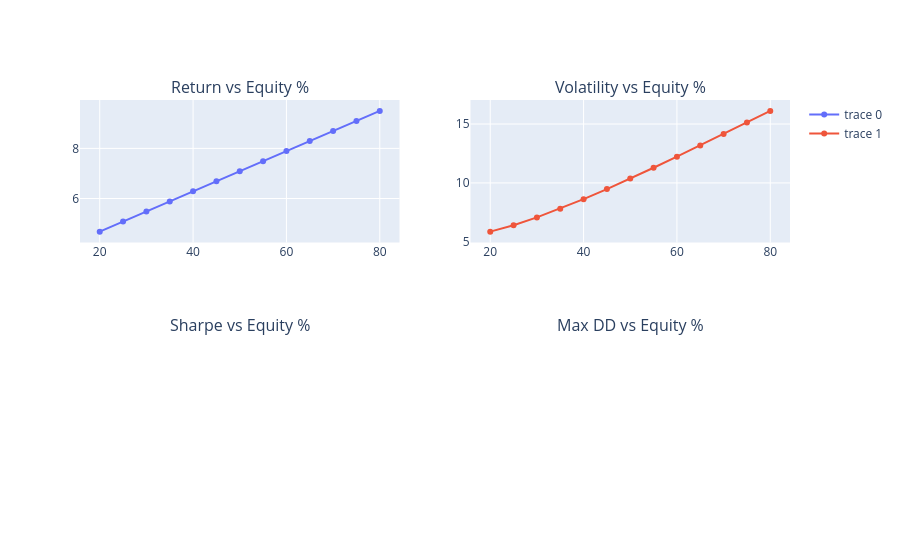

Source (notebook cell):
### Code cell
# Visualize sensitivity
fig = make_subplots(
    rows=2,
    cols=2,
    subplot_titles=[
        "Return vs Equity %",
        "Volatility vs Equity %",
        "Sharpe vs Equity %",
        "Max DD vs Equity %",
    ],
)

fig.add_trace(
    go.Scatter(
        x=sensitivity_df["weight"] * 100,
        y=sensitivity_df["annual_return"] * 100,
        mode="lines+markers",
    ),
    row=1,
    col=1,
)

fig.add_trace(
    go.Scatter(
        x=sensitivity_df["weight"] * 100, y=sensitivity_df["volatility"] * 100, mode="lines+markers"
    ),
    row=1,
    col=2,
)

### Figure 1 — Plotly figure (JSON) as saved in the notebook; plotly's stock layout.template omitted (floating-point values rounded to 4 significant figures)
{"data": [{"mode": "lines+markers", "type": "scatter", "x": [20.0, 25.0, 30.0, 35.0, 40.0, 45.0, 50.0, 55.0, 60.0, 65.0, 70.0, 75.0, 80.0], "xaxis": "x", "y": [4.678, 5.079, 5.481, 5.883, 6.284, 6.686, 7.088, 7.49, 7.891, 8.293, 8.695, 9.096, 9.498], "yaxis": "y"}, {"mode": "lines+markers", "type": "scatter", "x": [20.0, 25.0, 30.0, 35.0, 40.0, 45.0, 50.0, 55.0, 60.0, 65.0, 70.0, 75.0, 80.0], "xaxis": "x2", "y": [5.869, 6.415, 7.074, 7.818, 8.625, 9.48, 10.37, 11.29, 12.23, 13.18, 14.15, 15.13, 16.11], "yaxis": "y2"}], "layout": {"annotations": [{"font": {"size": 16}, "showarrow": false, "text": "Return vs Equity %", "x": 0.225, "xanchor": "center", "xref": "paper", "y": 1.0, "yanchor": "bottom", "yref": "paper"}, {"font": {"size": 16}, "showarrow": false, "text": "Volatility vs Equity %", "x": 0.775, "xanchor": "center", "xref": "paper", "y": 1.0, "yanchor": "bottom", "yref": "paper"}, {"font": {"size": 16}, "showarrow": false, "text": "Sharpe vs Equity %", "x": 0.225, "xanchor": "center", "xref": "paper", "y": 0.375, "yanchor": "bottom", "yref": "paper"}, {"font": {"size": 16}, "showarrow": false, "text": "Max DD vs Equity %", "x": 0.775, "xanchor": "center", "xref": "paper", "y": 0.375, "yanchor": "bottom", "yref": "paper"}], "xaxis": {"anchor": "y", "domain": [0.0, 0.45]}, "xaxis2": {"anchor": "y2", "domain": [0.55, 1.0]}, "xaxis3": {"anchor": "y3", "domain": [0.0, 0.45]}, "xaxis4": {"anchor": "y4", "domain": [0.55, 1.0]}, "yaxis": {"anchor": "x", "domain": [0.625, 1.0]}, "yaxis2": {"anchor": "x2", "domain": [0.625, 1.0]}, "yaxis3": {"anchor": "x3", "domain": [0.0, 0.375]}, "yaxis4": {"anchor": "x4", "domain": [0.0, 0.375]}}}
